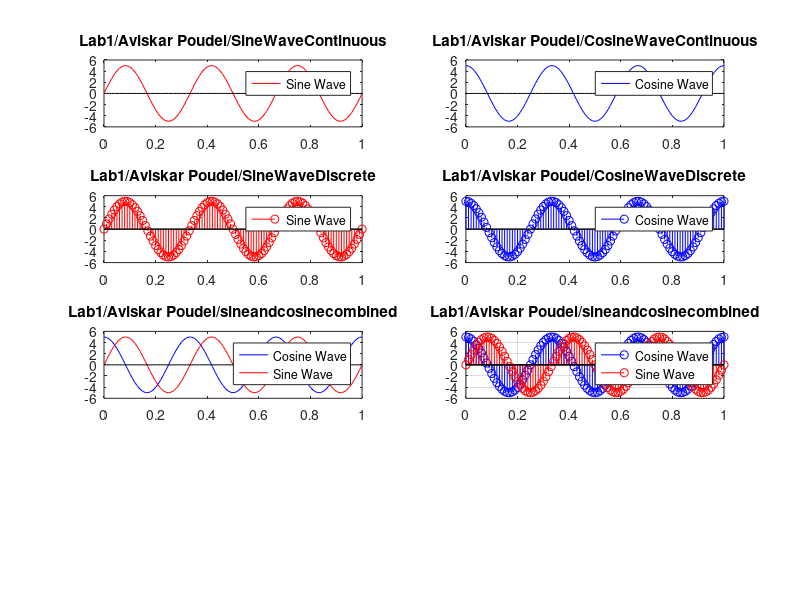

This figure's MATLAB source:
% parameters for wave: frequency, time, amplitude
% we know that y = asin2 pie f t; 
% for t, it determines gap, and is defined as (starting:gap:ending)

a = 5;
f = 3;
t= 0:0.01:1;
y = a*sin(2*pi*f*t);
yy = a*cos(2*pi*f*t);

subplot(4,2,1)
plot(t,y,'-red')
hold on
plot(t,zeros(size(t)),'-black') % this is to make an x asix line in graph
title('Lab1/Aviskar Poudel/SineWaveContinuous')
legend('Sine Wave')

subplot(4,2,2)
plot(t,yy,'-blue')
hold on
plot(t,zeros(size(t)),'-black')
title('Lab1/Aviskar Poudel/CosineWaveContinuous')
legend('Cosine Wave')

subplot(4,2,3)
stem(t,y,'-red')
hold on
plot(t,zeros(size(t)),'-black')
title('Lab1/Aviskar Poudel/SineWaveDiscrete')
legend('Sine Wave')

subplot(4,2,4)
stem(t,yy,'-blue')
hold on
plot(t,zeros(size(t)),'-black')
title('Lab1/Aviskar Poudel/CosineWaveDiscrete')
legend('Cosine Wave')


subplot(4,2,5)
plot(t,yy,'-blue')
hold on
plot(t,y,'-red')
hold on
plot(t,zeros(size(t)),'-black')
hold on 
title('Lab1/Aviskar Poudel/sineandcosinecombined')
legend('Cosine Wave', 'Sine Wave')


subplot(4,2,6)
stem(t,yy,'-blue')
hold on
stem(t,y,'-red')
hold on
plot(t,zeros(size(t)),'-black')
hold on 
title('Lab1/Aviskar Poudel/sineandcosinecombined')
legend('Cosine Wave', 'Sine Wave')








grid on
